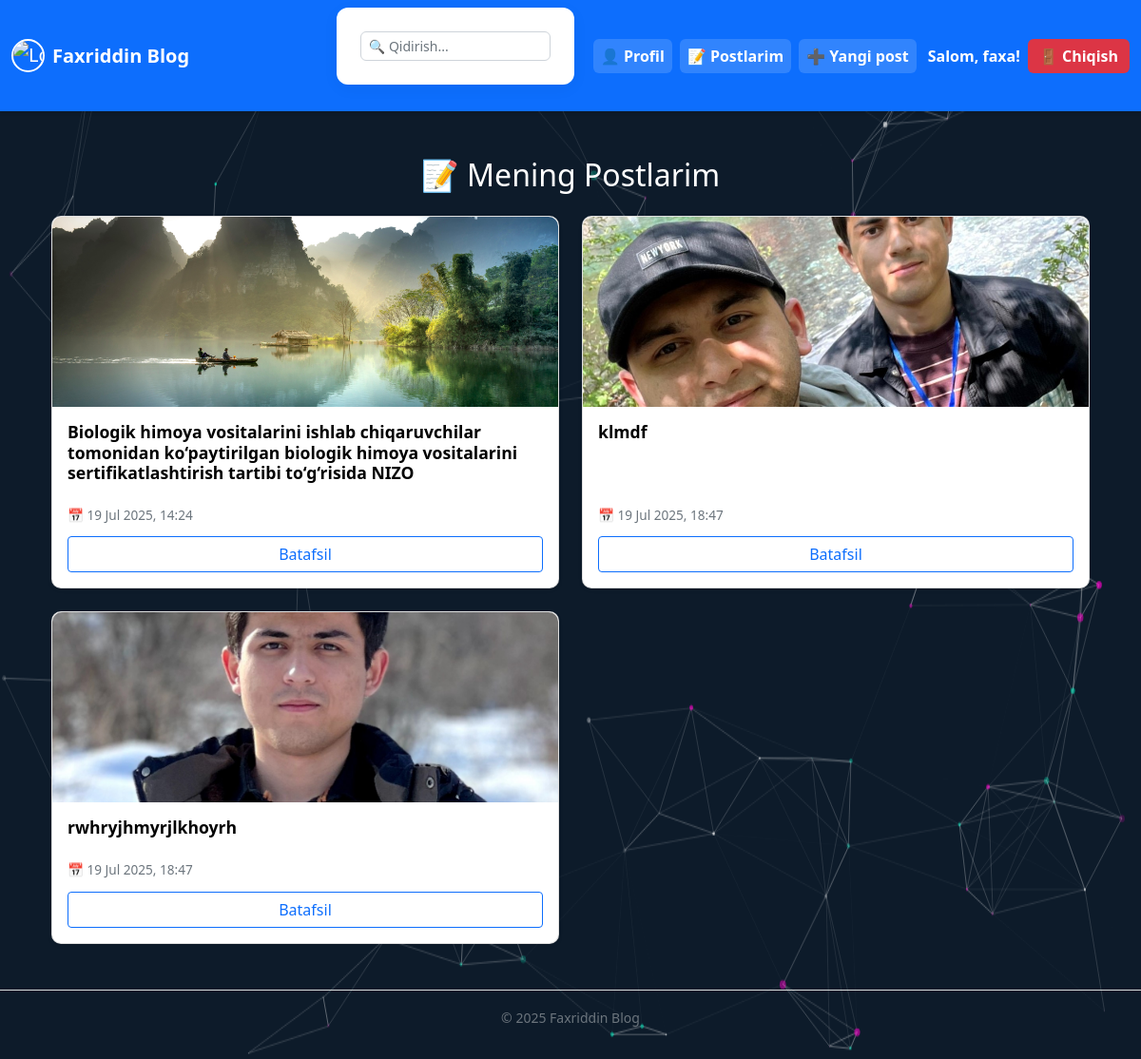
Page /articles/myposts/ (signed in) on the committed database.
### accounts/models.py (models this page shows, shortened)
class CustomUser(AbstractUser):
    age = models.PositiveIntegerField(null=True, blank=True)
    location = models.CharField(max_length=100, null=True, blank=True)
    profile_picture = models.ImageField(upload_to='profile_pics/', blank=True, null=True)

### articles/models.py (models this page shows, shortened)
class Article(models.Model):
    title=models.CharField(max_length=150)
    summary=models.CharField(max_length=250, blank=True)
    body=RichTextField()
    date=models.DateTimeField(auto_now_add=True)
    author=models.ForeignKey(
        User,
        on_delete=models.CASCADE,
        null=True
    )
    def get_absolute_url(self):
        return reverse('article_detail', args=[str(self.id)])

class ArticleImage(models.Model):
    article = models.ForeignKey(Article, on_delete=models.CASCADE, related_name='images')
    image = models.ImageField(upload_to='article_images/')

### articles/views.py (the view)
# urls.py: path('myposts/', Myposts.as_view(), name='my_posts'),
class Myposts(ListView):
    model = Article
    template_name = 'my_posts.html'
    context_object_name = 'posts'
    def dispatch(self, request, *args, **kwargs):
        if not self.request.user.is_authenticated:
            return redirect('login')
        return super().dispatch(request, *args, **kwargs)
    def get_queryset(self):
        return Article.objects.filter(author=self.request.user)

### templates/my_posts.html (shortened to what this page needs)
{% extends 'base.html' %}
{% load static %}
{% block content %}
<link rel="stylesheet" href="{% static 'css/article_list.css' %}">
<div class="container mt-5">
    <h2 class="mb-4 text-center" style="color:white">📝 Mening Postlarim</h2>
    {% if posts %}
    <div class="row row-cols-1 row-cols-md-2 g-4" id="article-container">
        {% for article in posts %}
        <div class="col">
            <div class="card h-100 shadow-sm article-card">
                {% with article.images.first as first_image %}
                    {% if first_image %}
                        <img src="{{ first_image.image.url }}" class="card-img-top article-img" alt="{{ article.title }}">
                    {% endif %}
                {% endwith %}
                <div class="card-body d-flex flex-column justify-content-between">
                    <div>
                        <h5 class="card-title">{{ article.title }}</h5>
                    </div>
                    <div class="mt-3">
                        <p class="author-date text-muted mb-1">📅 {{ article.date|date:"d M Y, H:i" }}</p>
                        <a href="{{ article.get_absolute_url }}?next=my_posts" class="btn btn-outline-primary w-100 mt-2">Batafsil</a>
                    </div>
                </div>
            </div>
        </div>
        {% endfor %}
    </div>
    {% else %}
        <div class="alert alert-warning text-center">
            Siz hali hech qanday post yozmagansiz.
        </div>
    {% endif %}
</div>
{% endblock %}

### templates/base.html (shortened to what this page needs)
{% load static %}
<!DOCTYPE html>
<html lang="uz">
<head>
    <link href="https://cdn.jsdelivr.net/npm/bootstrap@5.0.2/dist/css/bootstrap.min.css" rel="stylesheet">
    <link rel="stylesheet" href="{% static 'css/base.css' %}">
</head>
<body class="bg-dark-blue">
<nav class="navbar navbar-expand-lg navbar-dark bg-primary shadow-sm">
    <div class="container-fluid">
        <a class="navbar-brand d-flex align-items-center" href="{% url 'article_list' %}">
            <img src="{% static 'img/me.jpg' %}" alt="Logo" width="35" height="35" class="rounded-circle me-2">
            <strong>Faxriddin Blog</strong>
        </a>
        <div class="collapse navbar-collapse justify-content-end" id="navbarNav">
            <form method="get" action="{% url 'article_list' %}" class="d-flex align-items-center me-3 position-relative" id="navbar-search-form">
                <input type="text" name="q" id="search-input" class="form-control form-control-sm" placeholder="🔍 Qidirish..." value="{{ request.GET.q }}">
            </form>
            {% if user.is_authenticated %}
            <ul class="navbar-nav align-items-center">
                <li class="nav-item">
                    <a class="nav-link nav-btn" href="{% url 'profil_view' %}">👤 Profil</a>
                </li>
                <li class="nav-item">
                    <a class="nav-link nav-btn" href="{% url 'my_posts' %}">📝 Postlarim</a>
                </li>
                <li class="nav-item">
                    <a class="nav-link nav-btn" href="{% url 'add_article' %}">➕ Yangi post</a>
                </li>
                <li class="nav-item text-white fw-bold mx-2">Salom, {{ user.username }}!</li>
                <li class="nav-item">
                    <form method="post" action="{% url 'logout' %}">
                        <button class="logout-red" type="submit">🚪 Chiqish</button>
                    </form>
                </li>
            </ul>
            {% else %}
            <ul class="navbar-nav">
                <li class="nav-item">
                    <a class="nav-link nav-btn" href="{% url 'login' %}">🔐 Kirish / Ro'yxatdan o'tish</a>
                </li>
            </ul>
            {% endif %}
        </div>
    </div>
</nav>
 <div class="animated-bg"></div>
<div id="particles-js" style="position: fixed; width: 100%; height: 100%; z-index: -1;"></div>
<div class="content-wrapper container mt-4">
    {% block content %}
    {% endblock %}
</div>
<footer class="text-center text-muted mt-5 mb-3">
    <small>&copy; {% now "Y" %} Faxriddin Blog</small>
</footer>
</body>
</html>

### static/css/base.css (style rules this page uses)
body { font-family: 'Segoe UI', Tahoma, Geneva, Verdana, sans-serif; background-color: #030e1f; color: #212529 !important; margin: 0; padding: 0; }
.nav-btn { background-color: rgba(255, 255, 255, 0.15); border-radius: 6px; padding: 6px 12px; margin: 0 4px; color: #ffffff !important; font-weight: 600; transition: all 0.3s ease-in-out; border: none; text-decoration: none; display: inline-block; }
.logout-red { background-color: #dc3545 !important; color: #fff !important; border-radius: 6px; padding: 6px 12px; font-weight: 600; border: none; display: inline-block; transition: all 0.3s ease-in-out; }
.navbar .nav-item form { display: inline; background: transparent !important; padding: 0; margin: 0; box-shadow: none; }
.navbar-brand img { border: 2px solid #ffffff; }
#navbar-search-form { width: 250px; position: relative; }
#navbar-search-form .form-control { padding-right: 25px; font-size: 14px; height: 30px; border-radius: 6px; }
form { background-color: #ffffff; padding: 25px; border-radius: 12px; box-shadow: 0 4px 16px rgba(0, 0, 0, 0.05); margin-bottom: 20px; }
footer { border-top: 1px solid #ddd; padding: 1rem 0; margin-top: auto; color: #333; }
.animated-bg { position: fixed; width: 100%; height: 100%; top: 0; left: 0; z-index: -10; background: linear-gradient(-45deg, #ff6ec4, #7873f5, #4adede, #1f4037); background-size: 400% 400%; animation: gradientAnimation 15s ease infinite; filter: blur(8px); }
.content-wrapper { position: relative; z-index: 1; }
#particles-js { position: fixed; top: 0; left: 0; width: 100%; height: 100%; z-index: 0; background-color: #0d1b2a; }

### static/css/article_list.css (style rules this page uses)
.article-card { border-radius: 10px; transition: transform 0.2s ease-in-out; }
.article-img { width: 100%; height: 200px; object-fit: cover; border-top-left-radius: 10px; border-top-right-radius: 10px; }
.card-title { font-size: 1.1rem; font-weight: 600; color: black; }
.author-date { font-size: 0.85rem; }
.btn-outline-primary { font-weight: 500; }

### rows in the picture
CustomUser: username "faxa"
Article: images.first.image (picture), title "Biologik himoya vositalarini ishlab chiqaruvchilar tomonidan ko‘paytirilgan biologik himoya vositalarini sertifikatlashtirish tartibi to‘g‘risida NIZO", date "19 Jul 2025, 14:24"
Article: images.first.image (picture), title "klmdf", date "19 Jul 2025, 18:47"
Article: images.first.image (picture), title "rwhryjhmyrjlkhoyrh", date "19 Jul 2025, 18:47"
